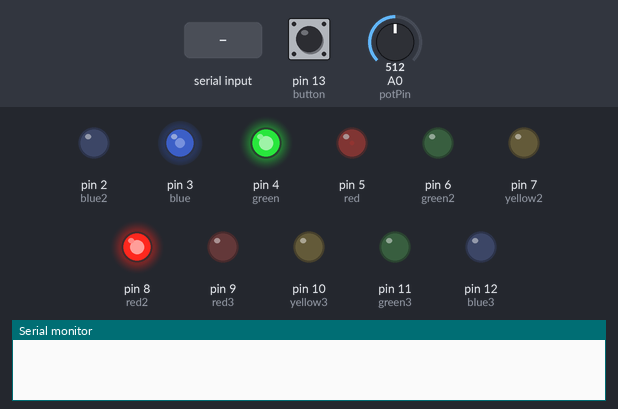
A sketch run on a simulated Arduino Uno, built with avr-gcc and run on an emulated ATmega328P. On the bench: output pins drawn as LEDs (lit = HIGH), the last lines printed to the serial monitor. The inputs (shaded band) are chosen by the test bench; at power-on: A0 (potPin) = 512, pin 13 (button) LOW.

Above: at 5.0 s.
5.1 s: "yellow" received over Serial
At 9.7 s:
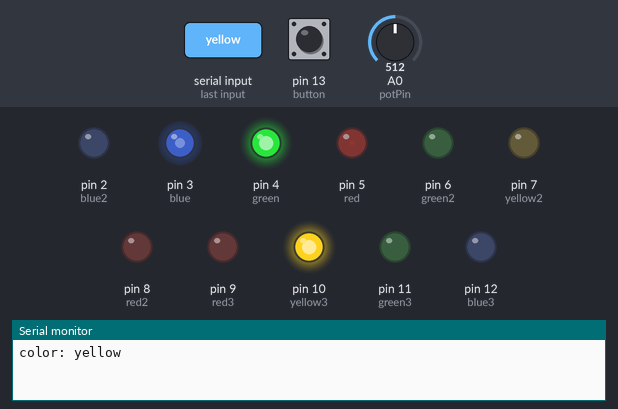
10.5 s: A0 (potPin) set to 331
At 11.8 s:
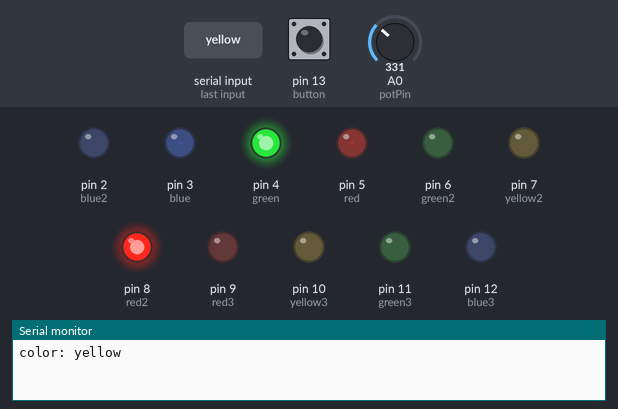
14.5 s: "Yellow" received over Serial
At 17.4 s:
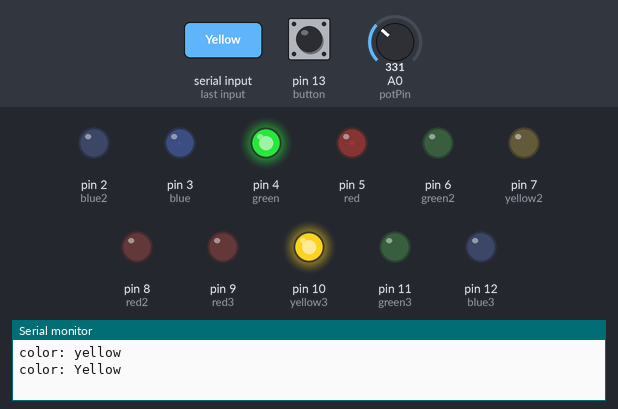
18.0 s: "red" received over Serial
At 24.0 s:
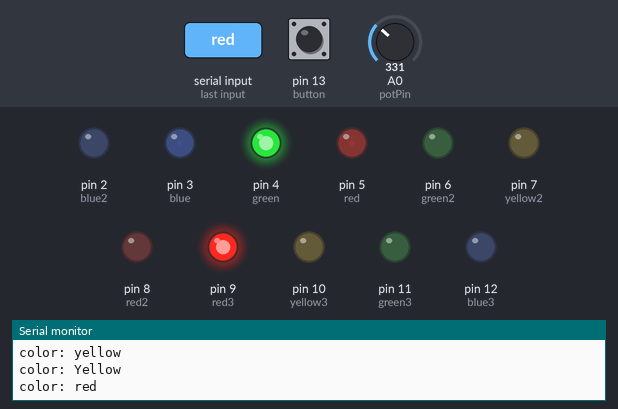
24.5 s: "green" received over Serial
At 30.5 s:
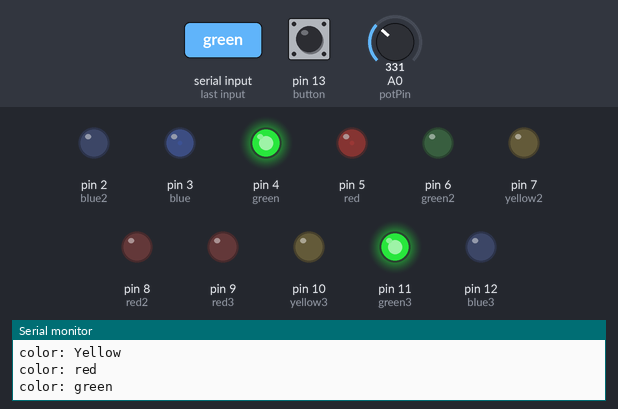
31.5 s: "blue" received over Serial
At 38.2 s:
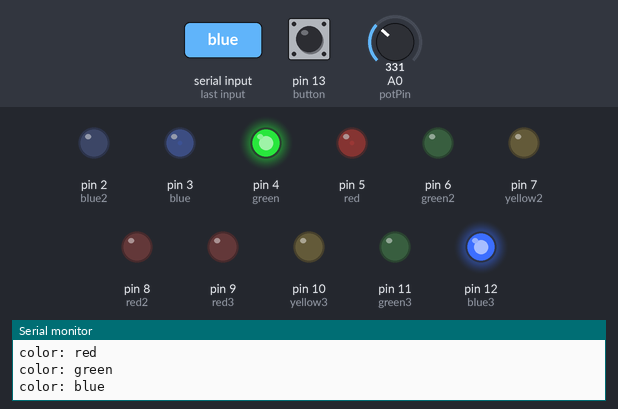
Timing chart, 0 to 39.5 s (numbered marks = the images above; inputs shaded):
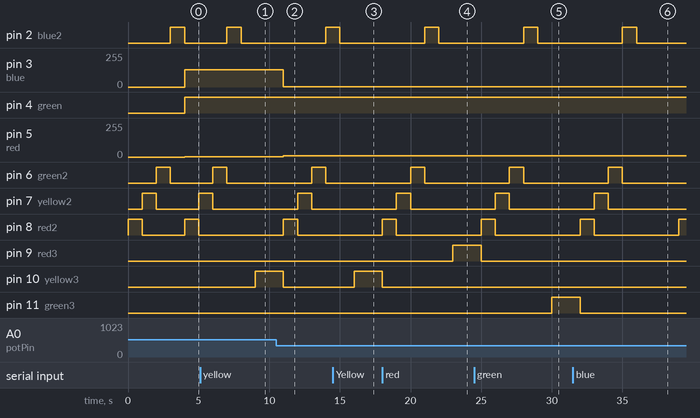

Measured:
- after the input at 5.1 s, pin 6 (green2): goes on until 7.0 s, then stays LOW; pin 7 (yellow2): goes on until 6.0 s, then stays LOW; pin 8 (red2): stays LOW (without the input it goes to HIGH after 2.9 s); pin 10 (yellow3): LOW → HIGH after 3.9 s
- after the input at 10.5 s, pin 3 (blue): 128/255 → 1/255 after 0.50 s; pin 5 (red): 1/255 → 8/255 after 0.50 s
- after the input at 14.5 s, pin 6 (green2): stays LOW (without the input it goes to HIGH after 2.5 s); pin 7 (yellow2): stays LOW (without the input it goes to HIGH after 1.5 s); pin 8 (red2): stays LOW (without the input it goes to HIGH after 0.50 s); pin 10 (yellow3): LOW → HIGH after 1.5 s
- after the input at 18.0 s, pin 6 (green2): goes on until 21.0 s, then stays LOW; pin 7 (yellow2): goes on until 20.0 s, then stays LOW; pin 8 (red2): goes on until 19.0 s, then stays LOW; pin 9 (red3): LOW → HIGH after 5.0 s
- after the input at 24.5 s, pin 6 (green2): goes on until 28.0 s, then stays LOW; pin 7 (yellow2): goes on until 27.0 s, then stays LOW; pin 8 (red2): goes on until 26.0 s, then stays LOW; pin 11 (green3): LOW → HIGH after 5.5 s
- after the input at 31.5 s, pin 2 (blue2): goes on until 36.0 s, then stays LOW; pin 6 (green2): goes on until 35.0 s, then stays LOW; pin 7 (yellow2): goes on until 34.0 s, then stays LOW; pin 12 (blue3): LOW → HIGH after 5.5 s, → LOW 2.0 s later
- by itself, pin 8 (red2): alternates HIGH for 1.0 s and LOW for 3.0 s

The sketch:

p1_project_light_show.ino
```cpp
//-------------------------------
//Outputs, Inputs, and Variables
//-------------------------------
// OUTPUT: LEDs use digital pins 2-4, these pins are for my potentiometer part of my code
int red = 5;      //red light in the tri-colored bulb
int green = 4;    //green light in the tri-colored bulb
int blue = 3;     //blue light in the tri-colored bulb

//OUTPUT: LEDs use digital pins 5-8, these pins are for my loop
int blue2 = 2;    //left blue light
int green2 = 6;   //left green light
int yellow2 = 7;  //left yellow light
int red2 = 8;     //left red light

//program variables for my loop
int time = 1000;

//OUTPUT: LEDs use digital pins 9-12, these pins are for my button and typing input
int blue3 = 12;   //right blue light
int green3 = 11;  //right green light
int yellow3 = 10; //right yellow light
int red3 = 9;     //right red light

//INPUT: button uses digital pin 13
int button = 13;  //button

// INPUT: potentiometer uses analog pin A0
int potPin = A0;  //potentiometer
int potVal = 0;   //the amount the potentiometer is rotated

// program variables for my potentiometer
int redVal = 0;   //variables to store the values to send to the pins
int grnVal = 0;
int bluVal = 0;

//-----------
//Void Setup
//-----------
void setup(){
  Serial.begin(9600);
  pinMode(red, OUTPUT); // sets the pins as output
  pinMode(green, OUTPUT);
  pinMode(blue, OUTPUT);
  pinMode(red2, OUTPUT);
  pinMode(yellow2, OUTPUT);
  pinMode(green2, OUTPUT);
  pinMode(blue2, OUTPUT);
  pinMode(red3, OUTPUT);
  pinMode(yellow3, OUTPUT);
  pinMode(green3, OUTPUT);
  pinMode(blue3, OUTPUT);

  pinMode(button, INPUT); // sets the button as input
}//voide setup end

//----------
//Void Loop
//----------
void loop(){
//************************
//Loop part of my code
//************************
 digitalWrite(red2, HIGH);    //turns red light on
 delay(time); //wait for the number of milliseconds time is set to
 digitalWrite(red2, LOW);     //turns red light off
 digitalWrite(yellow2, HIGH); //turns yellow light on
 delay(time); //wait for the number of milliseconds time is set to
 digitalWrite(yellow2, LOW);  //turns yellow light off
 digitalWrite(green2, HIGH);  //turns green light on
 delay(time); //wait for the number of milliseconds time is set to
 digitalWrite(green2, LOW);   //turns green light off
 digitalWrite(blue2, HIGH);   //turns blue light on
 delay(time); //wait for the number of milliseconds time is set to
 digitalWrite(blue2, LOW);    //turns blue light off

//*************************
//Button  part of my code
//*************************
if(digitalRead(button) ==1){//if the button is held
  digitalWrite(red3, HIGH); //turns red and green lights on
  digitalWrite(green3, HIGH);
  digitalWrite(yellow3, LOW); //yellow and blue lights stays off
  digitalWrite(blue3, LOW);
  delay(1000); //wait 1 second
  digitalWrite(yellow3, HIGH); //turns yellow and blue lights on
  digitalWrite(blue3, HIGH);
  digitalWrite(red3, LOW); //red and green lights turn off
  digitalWrite(green3, LOW);
} else{//if the button is anything BUT being held
  digitalWrite(red3, LOW); //all lights are turned off
  digitalWrite(yellow3, LOW);
  digitalWrite(green3, LOW);
  digitalWrite(blue3, LOW);
}

//************************
//Typing part of my code
//************************
if(Serial.available()>0){
  	String color = "red";//string that stores what the user types
    color = Serial.readString();
    Serial.print("color: ");//prints out what color the user typed
    Serial.println(color);
    if(color.startsWith("yellow")||color.startsWith("Yellow")){//if "yellow" or "Yellow" is typed
      	digitalWrite(yellow3, HIGH); //turns yellow light on
      	delay(2000);                 //wait 2 seconds
        digitalWrite(yellow3, LOW);  //turns yellow light off
    }
    else if(color.startsWith("red")||color.startsWith("Red")){//if "red" or "Red" is typed
        digitalWrite(red3, HIGH);    //turns red light on
      	delay(2000);                 //wait 2 seconds
        digitalWrite(red3, LOW);     //turns red light off
    }
    else if(color.startsWith("green")||color.startsWith("Green")){//if "green" or "Green" is typed
        digitalWrite(green3, HIGH);  //turns green light on
      	delay(2000);                 //wait 2 seconds
        digitalWrite(green3, LOW);   //turns green light off
    }
    else if(color.startsWith("blue")||color.startsWith("Blue")){//if "blue" or "Blue" is typed
        digitalWrite(blue3, HIGH);   //turns blue light on
      	delay(2000);                 //wait 2 seconds
        digitalWrite(blue3, LOW);    //turns blue light off
    }
}

//*******************************
//Potentiometer part of my code
//*******************************
  potVal = analogRead(potPin);   // read the potentiometer value at the input pin

  if (potVal < 341){  // Lowest third of the potentiometer's range (0-340)
    potVal = (potVal * 3) / 4; // Normalize to 0-255
    redVal = 256 - potVal;  // red light from full to off
    grnVal = potVal;        // green light from off to full
    bluVal = 1;             // blue light off
  }
  else if (potVal < 682){ // Middle third of potentiometer's range (341-681)
    potVal = ( (potVal-341) * 3) / 4; // Normalize to 0-255
    redVal = 1;             // Red off
    grnVal = 256 - potVal;  // Green from full to off
    bluVal = potVal;        // Blue from off to full
  }
  else{  // Upper third of potentiometer"s range (682-1023)
    potVal = ( (potVal-683) * 3) / 4; // Normalize to 0-255
    redVal = potVal;        // Red from off to full
    grnVal = 1;             // Green off
    bluVal = 256 - potVal;  // Blue from full to off
  }
  //Serial.println(potVal);//prints out potVal (commented out because of my typing part of my project)
  analogWrite(red, redVal); // Write values to LED pins
  analogWrite(green, grnVal);
  analogWrite(blue, bluVal);
}//void loop end
```
